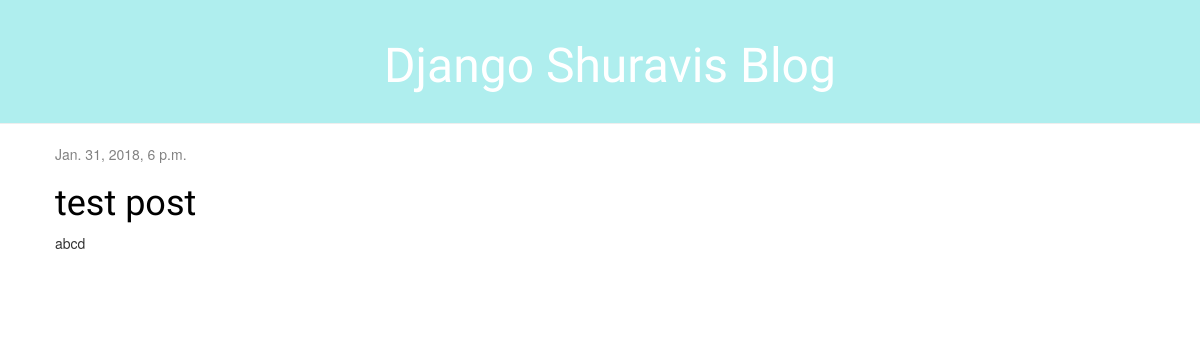
The app's page /, older data.
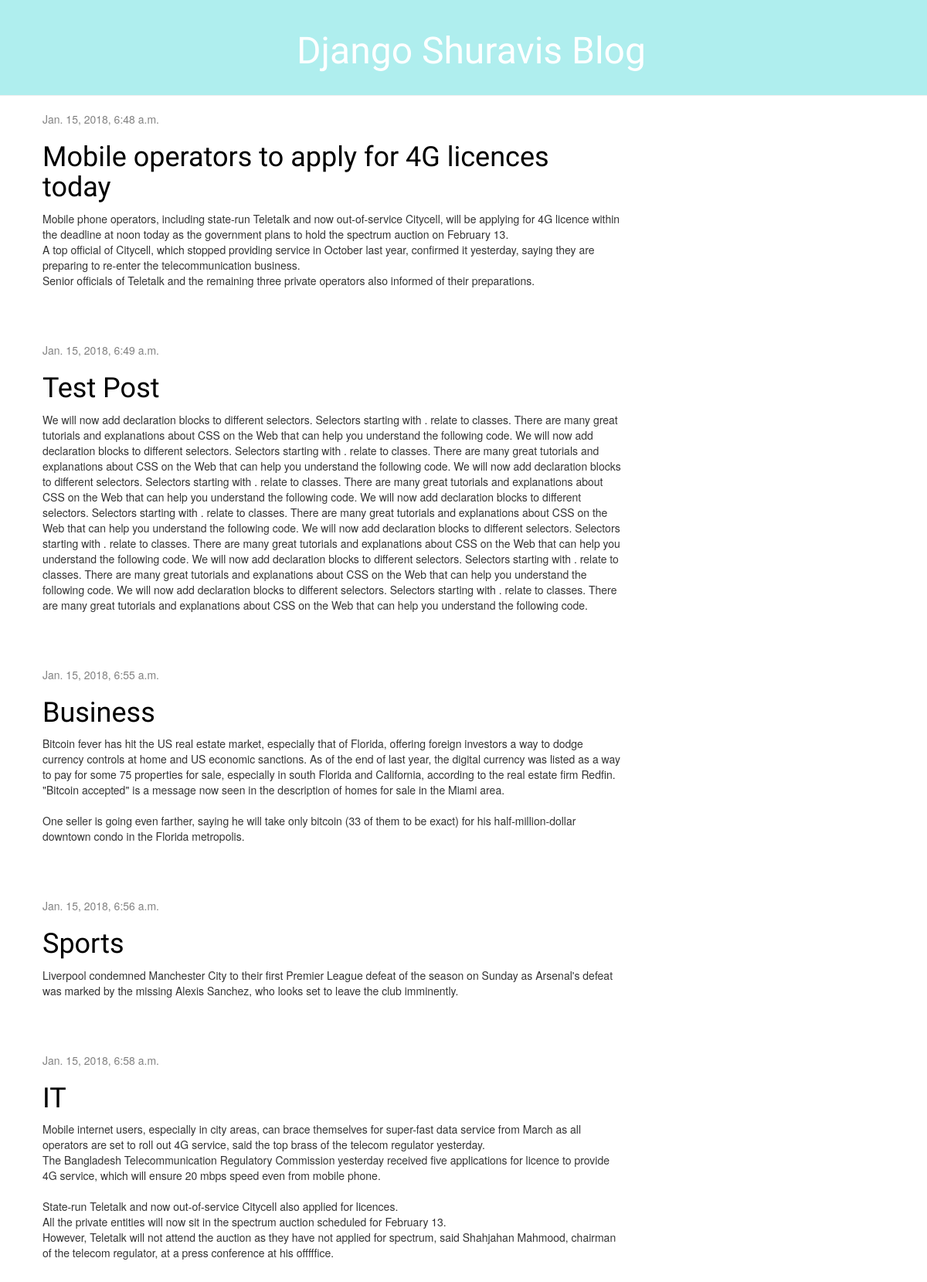
The same page, newer data.
### blog/models.py (models this page shows, shortened)
class Post(models.Model):
    author = models.ForeignKey('auth.User')
    title = models.CharField(max_length=200)
    text = models.TextField()
    created_date = models.DateTimeField(
            default=timezone.now)
    published_date = models.DateTimeField(
            blank=True, null=True)

### blog/views.py (the view)
# urls.py: url(r'^$', views.post_list, name='post_list'),
def post_list(request):
    posts = Post.objects.filter().order_by('published_date')
    return render(request, 'blog/post_list.html', {'posts': posts})

### blog/templates/blog/post_list.html
{% extends 'blog/base.html' %}
{% block content %}
    {% for post in posts %}
        <div class="post">
            <div class="date">
                {{ post.published_date }}
            </div>
            <h1><a href="{% url 'post_detail' pk=post.pk %}">{{ post.title }}</a></h1>
            <p>{{ post.text|linebreaksbr }}</p>
        </div>
    {% endfor %}
{% endblock %}

Row changes from the older to the newer data that the page shows:
removed Post: published_date "Jan. 31, 2018, 6 p.m.", title "test post", text "abcd"
added Post: published_date "Jan. 15, 2018, 6:48 a.m.", title "Mobile operators to apply for 4G licences today", text "Mobile phone operators, including state-run Teletalk and now out-of-service Citycell, will be applying for 4G licence within the deadline at noon today as the government plans to hold the spectrum auction on February 13. A top official of Citycell, which stopped providing service in October last year, confirmed it yesterday, saying they are preparing to re-enter the telecommunication business. Senior officials of Teletalk and the remaining three private operators also informed of their preparations."
added Post: published_date "Jan. 15, 2018, 6:49 a.m.", title "Test Post", text "We will now add declaration blocks to different selectors. Selectors starting with . relate to classes. There are many great tutorials and explanations about CSS on the Web that can help you understand the following code. We will now add declaration blocks to different selectors. Selectors starting with . relate to classes. There are many great tutorials and explanations about CSS on the Web that can help you understand the following code. We will now add declaration blocks to different selectors. Selectors starting with . relate to classes. There are many great tutorials and explanations about CSS on the Web that can help you understand the following code. We will now add declaration…"
added Post: published_date "Jan. 15, 2018, 6:55 a.m.", title "Business", text "Bitcoin fever has hit the US real estate market, especially that of Florida, offering foreign investors a way to dodge currency controls at home and US economic sanctions. As of the end of last year, the digital currency was listed as a way to pay for some 75 properties for sale, especially in south Florida and California, according to the real estate firm Redfin. \"Bitcoin accepted\" is a message now seen in the description of homes for sale in the Miami area. One seller is going even farther, saying he will take only bitcoin (33 of them to be exact) for his half-million-dollar downtown condo in the Florida metropolis."
added Post: published_date "Jan. 15, 2018, 6:56 a.m.", title "Sports", text "Liverpool condemned Manchester City to their first Premier League defeat of the season on Sunday as Arsenal's defeat was marked by the missing Alexis Sanchez, who looks set to leave the club imminently."
added Post: published_date "Jan. 15, 2018, 6:58 a.m.", title "IT", text "Mobile internet users, especially in city areas, can brace themselves for super-fast data service from March as all operators are set to roll out 4G service, said the top brass of the telecom regulator yesterday. The Bangladesh Telecommunication Regulatory Commission yesterday received five applications for licence to provide 4G service, which will ensure 20 mbps speed even from mobile phone. State-run Teletalk and now out-of-service Citycell also applied for licences. All the private entities will now sit in the spectrum auction scheduled for February 13. However, Teletalk will not attend the auction as they have not applied for spectrum, said Shahjahan Mahmood, chairman of the telecom…"
